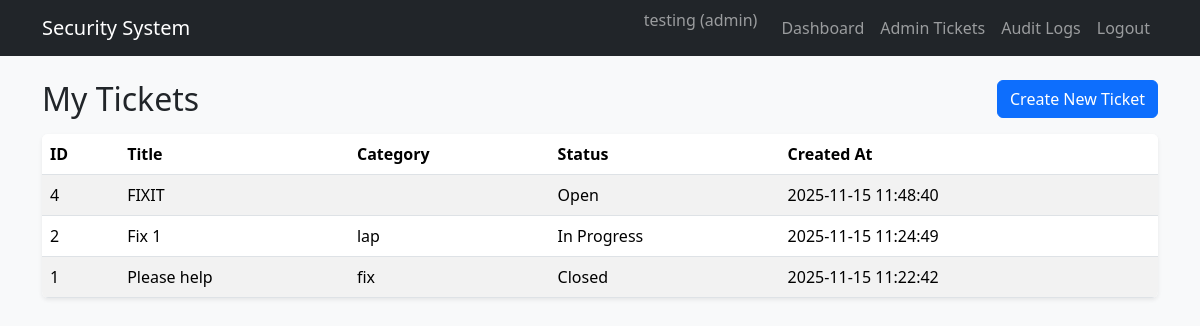
Page /public/dashboard.php (signed in) on the committed database.
### tables this page shows
CREATE TABLE `tickets` (
  `id` int(11) NOT NULL,
  `user_id` int(11) NOT NULL,
  `title` varchar(100) NOT NULL,
  `category` varchar(50) DEFAULT NULL,
  `description` text NOT NULL,
  `status` enum('Open','In Progress','Resolved','Closed') DEFAULT 'Open',
  `created_at` timestamp NOT NULL DEFAULT current_timestamp()
);

### public/dashboard.php (the view, shortened to what this page needs)
<?php
require_once __DIR__ . '/../includes/auth.php';
require_once __DIR__ . '/../includes/layout.php';
$user_id = $_SESSION['user_id'];
$sql = "SELECT id, title, category, status, created_at FROM tickets WHERE user_id = $user_id ORDER BY created_at DESC";
$result = $conn->query($sql);
?>
<div class="row">
  <div class="col-md-12">
    <div class="d-flex justify-content-between align-items-center mb-3">
      <h2 class="mb-0">My Tickets</h2>
      <a href="ticket_create.php" class="btn btn-primary">Create New Ticket</a>
    </div>
    <?php if ($result && $result->num_rows > 0): ?>
      <div class="table-responsive bg-white rounded shadow-sm">
        <table class="table table-striped mb-0">
          <thead>
            <tr>
              <th>ID</th>
              <th>Title</th>
              <th>Category</th>
              <th>Status</th>
              <th>Created At</th>
            </tr>
          </thead>
          <tbody>
            <?php while ($row = $result->fetch_assoc()): ?>
              <tr>
                <td><?= $row['id'] ?></td>
                <td><?= htmlspecialchars($row['title']) ?></td>
                <td><?= htmlspecialchars($row['category']) ?></td>
                <td><?= htmlspecialchars($row['status']) ?></td>
                <td><?= htmlspecialchars($row['created_at']) ?></td>
              </tr>
            <?php endwhile; ?>
          </tbody>
        </table>
      </div>
    <?php else: ?>
      <div class="alert alert-info">
        You have not created any tickets yet.
      </div>
    <?php endif; ?>
  </div>
</div>

### rows in the picture
tickets: id "4", title "FIXIT", status "Open", created_at "2025-11-15 11:48:40"
tickets: id "2", title "Fix 1", category "lap", status "In Progress", created_at "2025-11-15 11:24:49"
tickets: id "1", title "Please help", category "fix", status "Closed", created_at "2025-11-15 11:22:42"

### other values in the picture
$_SESSION['user_name'] "testing"
$_SESSION['user_role'] "admin"
